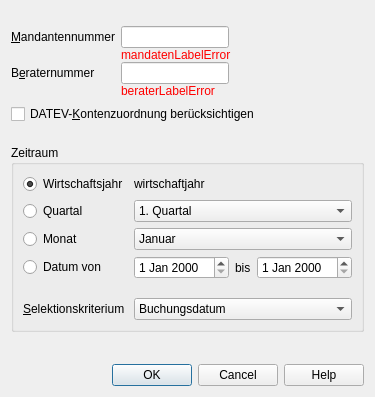
<?xml version="1.0" encoding="UTF-8"?>
<ui version="4.0">
 <class>DatevExportDialog</class>
 <widget class="QDialog" name="DatevExportDialog">
  <property name="geometry">
   <rect>
    <x>0</x>
    <y>0</y>
    <width>355</width>
    <height>397</height>
   </rect>
  </property>
  <property name="windowTitle">
   <string notr="true">DATEV Export</string>
  </property>
  <layout class="QVBoxLayout" name="verticalLayout_2">
   <item>
    <spacer name="verticalSpacer_5">
     <property name="orientation">
      <enum>Qt::Vertical</enum>
     </property>
     <property name="sizeType">
      <enum>QSizePolicy::Fixed</enum>
     </property>
     <property name="sizeHint" stdset="0">
      <size>
       <width>20</width>
       <height>15</height>
      </size>
     </property>
    </spacer>
   </item>
   <item>
    <layout class="QGridLayout" name="gridLayout">
     <property name="verticalSpacing">
      <number>0</number>
     </property>
     <item row="0" column="0">
      <widget class="QLabel" name="mandantenLabelText">
       <property name="text">
        <string notr="true">&amp;Mandantennummer</string>
       </property>
       <property name="buddy">
        <cstring>mandantenLineEdit</cstring>
       </property>
      </widget>
     </item>
     <item row="0" column="1">
      <layout class="QHBoxLayout" name="horizontalLayout_2">
       <item>
        <widget class="QLineEdit" name="mandantenLineEdit">
         <property name="sizePolicy">
          <sizepolicy hsizetype="Preferred" vsizetype="Preferred">
           <horstretch>0</horstretch>
           <verstretch>0</verstretch>
          </sizepolicy>
         </property>
         <property name="mouseTracking">
          <bool>false</bool>
         </property>
         <property name="focusPolicy">
          <enum>Qt::StrongFocus</enum>
         </property>
         <property name="acceptDrops">
          <bool>false</bool>
         </property>
         <property name="toolTip">
          <string notr="true">max. 5-stellige Nummer (1 – 99999)</string>
         </property>
         <property name="inputMethodHints">
          <set>Qt::ImhNone</set>
         </property>
         <property name="inputMask">
          <string notr="true">99999; </string>
         </property>
         <property name="text">
          <string notr="true"/>
         </property>
         <property name="frame">
          <bool>true</bool>
         </property>
         <property name="echoMode">
          <enum>QLineEdit::Normal</enum>
         </property>
         <property name="cursorPosition">
          <number>0</number>
         </property>
         <property name="placeholderText">
          <string notr="true"/>
         </property>
         <property name="cursorMoveStyle">
          <enum>Qt::LogicalMoveStyle</enum>
         </property>
        </widget>
       </item>
       <item>
        <spacer name="horizontalSpacer_8">
         <property name="orientation">
          <enum>Qt::Horizontal</enum>
         </property>
         <property name="sizeHint" stdset="0">
          <size>
           <width>40</width>
           <height>20</height>
          </size>
         </property>
        </spacer>
       </item>
      </layout>
     </item>
     <item row="1" column="1">
      <widget class="QLabel" name="mandantenLabelError">
       <property name="sizePolicy">
        <sizepolicy hsizetype="Expanding" vsizetype="Preferred">
         <horstretch>0</horstretch>
         <verstretch>0</verstretch>
        </sizepolicy>
       </property>
       <property name="palette">
        <palette>
         <active>
          <colorrole role="WindowText">
           <brush brushstyle="SolidPattern">
            <color alpha="255">
             <red>255</red>
             <green>0</green>
             <blue>0</blue>
            </color>
           </brush>
          </colorrole>
         </active>
         <inactive>
          <colorrole role="WindowText">
           <brush brushstyle="SolidPattern">
            <color alpha="255">
             <red>255</red>
             <green>0</green>
             <blue>0</blue>
            </color>
           </brush>
          </colorrole>
         </inactive>
         <disabled>
          <colorrole role="WindowText">
           <brush brushstyle="SolidPattern">
            <color alpha="255">
             <red>120</red>
             <green>120</green>
             <blue>120</blue>
            </color>
           </brush>
          </colorrole>
         </disabled>
        </palette>
       </property>
       <property name="text">
        <string notr="true">mandatenLabelError</string>
       </property>
      </widget>
     </item>
     <item row="2" column="0">
      <widget class="QLabel" name="beraterLabelText">
       <property name="text">
        <string notr="true">B&amp;eraternummer</string>
       </property>
       <property name="buddy">
        <cstring>beraterLineEdit</cstring>
       </property>
      </widget>
     </item>
     <item row="2" column="1">
      <layout class="QHBoxLayout" name="horizontalLayout_3">
       <item>
        <widget class="QLineEdit" name="beraterLineEdit">
         <property name="sizePolicy">
          <sizepolicy hsizetype="Preferred" vsizetype="Preferred">
           <horstretch>0</horstretch>
           <verstretch>0</verstretch>
          </sizepolicy>
         </property>
         <property name="mouseTracking">
          <bool>false</bool>
         </property>
         <property name="focusPolicy">
          <enum>Qt::StrongFocus</enum>
         </property>
         <property name="acceptDrops">
          <bool>false</bool>
         </property>
         <property name="toolTip">
          <string notr="true">max. 7-stellige Nummer (1000 – 9999999)</string>
         </property>
         <property name="inputMethodHints">
          <set>Qt::ImhNone</set>
         </property>
         <property name="inputMask">
          <string notr="true">9999999; </string>
         </property>
         <property name="text">
          <string notr="true"/>
         </property>
         <property name="maxLength">
          <number>7</number>
         </property>
         <property name="frame">
          <bool>true</bool>
         </property>
         <property name="echoMode">
          <enum>QLineEdit::Normal</enum>
         </property>
         <property name="cursorPosition">
          <number>0</number>
         </property>
         <property name="placeholderText">
          <string notr="true"/>
         </property>
         <property name="cursorMoveStyle">
          <enum>Qt::LogicalMoveStyle</enum>
         </property>
        </widget>
       </item>
       <item>
        <spacer name="horizontalSpacer_9">
         <property name="orientation">
          <enum>Qt::Horizontal</enum>
         </property>
         <property name="sizeHint" stdset="0">
          <size>
           <width>40</width>
           <height>20</height>
          </size>
         </property>
        </spacer>
       </item>
      </layout>
     </item>
     <item row="3" column="1">
      <widget class="QLabel" name="beraterLabelError">
       <property name="sizePolicy">
        <sizepolicy hsizetype="Expanding" vsizetype="Preferred">
         <horstretch>0</horstretch>
         <verstretch>0</verstretch>
        </sizepolicy>
       </property>
       <property name="palette">
        <palette>
         <active>
          <colorrole role="WindowText">
           <brush brushstyle="SolidPattern">
            <color alpha="255">
             <red>255</red>
             <green>0</green>
             <blue>0</blue>
            </color>
           </brush>
          </colorrole>
         </active>
         <inactive>
          <colorrole role="WindowText">
           <brush brushstyle="SolidPattern">
            <color alpha="255">
             <red>255</red>
             <green>0</green>
             <blue>0</blue>
            </color>
           </brush>
          </colorrole>
         </inactive>
         <disabled>
          <colorrole role="WindowText">
           <brush brushstyle="SolidPattern">
            <color alpha="255">
             <red>120</red>
             <green>120</green>
             <blue>120</blue>
            </color>
           </brush>
          </colorrole>
         </disabled>
        </palette>
       </property>
       <property name="text">
        <string notr="true">beraterLabelError</string>
       </property>
      </widget>
     </item>
    </layout>
   </item>
   <item>
    <widget class="QCheckBox" name="kontenzuordnungCheckBox">
     <property name="text">
      <string notr="true">DATEV-&amp;Kontenzuordnung berücksichtigen</string>
     </property>
    </widget>
   </item>
   <item>
    <spacer name="verticalSpacer_3">
     <property name="orientation">
      <enum>Qt::Vertical</enum>
     </property>
     <property name="sizeType">
      <enum>QSizePolicy::Fixed</enum>
     </property>
     <property name="sizeHint" stdset="0">
      <size>
       <width>20</width>
       <height>15</height>
      </size>
     </property>
    </spacer>
   </item>
   <item>
    <widget class="QGroupBox" name="zeitraumGroupBox">
     <property name="title">
      <string notr="true">Zeitraum</string>
     </property>
     <layout class="QVBoxLayout" name="verticalLayout">
      <item>
       <layout class="QGridLayout" name="gridLayout_2">
        <item row="0" column="0">
         <widget class="QRadioButton" name="wirtschaftsjahrRadioButton">
          <property name="text">
           <string notr="true">Wirtschaftsjahr</string>
          </property>
          <property name="checked">
           <bool>true</bool>
          </property>
         </widget>
        </item>
        <item row="0" column="1">
         <spacer name="horizontalSpacer_5">
          <property name="orientation">
           <enum>Qt::Horizontal</enum>
          </property>
          <property name="sizeHint" stdset="0">
           <size>
            <width>40</width>
            <height>20</height>
           </size>
          </property>
         </spacer>
        </item>
        <item row="1" column="0">
         <widget class="QRadioButton" name="quartalRadioButton">
          <property name="text">
           <string notr="true">Quartal</string>
          </property>
         </widget>
        </item>
        <item row="1" column="1">
         <spacer name="horizontalSpacer_4">
          <property name="orientation">
           <enum>Qt::Horizontal</enum>
          </property>
          <property name="sizeHint" stdset="0">
           <size>
            <width>40</width>
            <height>20</height>
           </size>
          </property>
         </spacer>
        </item>
        <item row="1" column="2">
         <widget class="QComboBox" name="quartalComboBox">
          <property name="minimumSize">
           <size>
            <width>110</width>
            <height>0</height>
           </size>
          </property>
          <item>
           <property name="text">
            <string notr="true">1. Quartal</string>
           </property>
          </item>
          <item>
           <property name="text">
            <string notr="true">2. Quartal</string>
           </property>
          </item>
          <item>
           <property name="text">
            <string notr="true">3. Quartal</string>
           </property>
          </item>
          <item>
           <property name="text">
            <string notr="true">4. Quartal</string>
           </property>
          </item>
         </widget>
        </item>
        <item row="2" column="0">
         <widget class="QRadioButton" name="monatRadioButton">
          <property name="minimumSize">
           <size>
            <width>100</width>
            <height>0</height>
           </size>
          </property>
          <property name="text">
           <string notr="true">Monat</string>
          </property>
         </widget>
        </item>
        <item row="2" column="1">
         <spacer name="horizontalSpacer">
          <property name="orientation">
           <enum>Qt::Horizontal</enum>
          </property>
          <property name="sizeHint" stdset="0">
           <size>
            <width>40</width>
            <height>20</height>
           </size>
          </property>
         </spacer>
        </item>
        <item row="2" column="2">
         <widget class="QComboBox" name="monatComboBox">
          <property name="minimumSize">
           <size>
            <width>110</width>
            <height>0</height>
           </size>
          </property>
          <item>
           <property name="text">
            <string notr="true">Januar</string>
           </property>
          </item>
          <item>
           <property name="text">
            <string notr="true">Februar</string>
           </property>
          </item>
          <item>
           <property name="text">
            <string notr="true">März</string>
           </property>
          </item>
          <item>
           <property name="text">
            <string notr="true">April</string>
           </property>
          </item>
          <item>
           <property name="text">
            <string notr="true">Mai</string>
           </property>
          </item>
          <item>
           <property name="text">
            <string notr="true">Juni</string>
           </property>
          </item>
          <item>
           <property name="text">
            <string notr="true">Juli</string>
           </property>
          </item>
          <item>
           <property name="text">
            <string notr="true">August</string>
           </property>
          </item>
          <item>
           <property name="text">
            <string notr="true">September</string>
           </property>
          </item>
          <item>
           <property name="text">
            <string notr="true">Oktober</string>
           </property>
          </item>
          <item>
           <property name="text">
            <string notr="true">November</string>
           </property>
          </item>
          <item>
           <property name="text">
            <string notr="true">Dezember</string>
           </property>
          </item>
         </widget>
        </item>
        <item row="3" column="0">
         <widget class="QRadioButton" name="datumRadioButton">
          <property name="text">
           <string notr="true">Datum von</string>
          </property>
         </widget>
        </item>
        <item row="3" column="1">
         <spacer name="horizontalSpacer_3">
          <property name="orientation">
           <enum>Qt::Horizontal</enum>
          </property>
          <property name="sizeHint" stdset="0">
           <size>
            <width>40</width>
            <height>20</height>
           </size>
          </property>
         </spacer>
        </item>
        <item row="3" column="2">
         <layout class="QHBoxLayout" name="horizontalLayout">
          <item>
           <widget class="QDateEdit" name="vonDateEdit"/>
          </item>
          <item>
           <widget class="QLabel" name="bisLabelText">
            <property name="text">
             <string notr="true">bis</string>
            </property>
           </widget>
          </item>
          <item>
           <widget class="QDateEdit" name="bisDateEdit"/>
          </item>
         </layout>
        </item>
        <item row="4" column="0">
         <spacer name="verticalSpacer_4">
          <property name="orientation">
           <enum>Qt::Vertical</enum>
          </property>
          <property name="sizeType">
           <enum>QSizePolicy::Fixed</enum>
          </property>
          <property name="sizeHint" stdset="0">
           <size>
            <width>17</width>
            <height>13</height>
           </size>
          </property>
         </spacer>
        </item>
        <item row="5" column="0">
         <widget class="QLabel" name="selektionskriteriumLabelText">
          <property name="minimumSize">
           <size>
            <width>100</width>
            <height>0</height>
           </size>
          </property>
          <property name="text">
           <string notr="true">&amp;Selektionskriterium</string>
          </property>
          <property name="buddy">
           <cstring>selektionskriteriumComboBox</cstring>
          </property>
         </widget>
        </item>
        <item row="5" column="1">
         <spacer name="horizontalSpacer_2">
          <property name="orientation">
           <enum>Qt::Horizontal</enum>
          </property>
          <property name="sizeHint" stdset="0">
           <size>
            <width>40</width>
            <height>20</height>
           </size>
          </property>
         </spacer>
        </item>
        <item row="5" column="2">
         <widget class="QComboBox" name="selektionskriteriumComboBox">
          <property name="minimumSize">
           <size>
            <width>110</width>
            <height>0</height>
           </size>
          </property>
          <property name="currentIndex">
           <number>0</number>
          </property>
          <item>
           <property name="text">
            <string notr="true">Buchungsdatum</string>
           </property>
          </item>
          <item>
           <property name="text">
            <string notr="true">Belegdatum</string>
           </property>
          </item>
         </widget>
        </item>
        <item row="0" column="2">
         <widget class="QLabel" name="wirtschaftsjahrLabel">
          <property name="text">
           <string notr="true">wirtschaftjahr</string>
          </property>
         </widget>
        </item>
       </layout>
      </item>
     </layout>
    </widget>
   </item>
   <item>
    <spacer name="verticalSpacer">
     <property name="orientation">
      <enum>Qt::Vertical</enum>
     </property>
     <property name="sizeHint" stdset="0">
      <size>
       <width>20</width>
       <height>58</height>
      </size>
     </property>
    </spacer>
   </item>
   <item>
    <widget class="QDialogButtonBox" name="buttonBox">
     <property name="standardButtons">
      <set>QDialogButtonBox::Cancel|QDialogButtonBox::Help|QDialogButtonBox::Ok</set>
     </property>
    </widget>
   </item>
  </layout>
 </widget>
 <tabstops>
  <tabstop>mandantenLineEdit</tabstop>
  <tabstop>beraterLineEdit</tabstop>
  <tabstop>kontenzuordnungCheckBox</tabstop>
  <tabstop>wirtschaftsjahrRadioButton</tabstop>
  <tabstop>quartalRadioButton</tabstop>
  <tabstop>quartalComboBox</tabstop>
  <tabstop>monatRadioButton</tabstop>
  <tabstop>monatComboBox</tabstop>
  <tabstop>datumRadioButton</tabstop>
  <tabstop>vonDateEdit</tabstop>
  <tabstop>bisDateEdit</tabstop>
  <tabstop>selektionskriteriumComboBox</tabstop>
  <tabstop>buttonBox</tabstop>
 </tabstops>
 <resources/>
 <connections>
  <connection>
   <sender>buttonBox</sender>
   <signal>rejected()</signal>
   <receiver>DatevExportDialog</receiver>
   <slot>reject()</slot>
   <hints>
    <hint type="sourcelabel">
     <x>254</x>
     <y>387</y>
    </hint>
    <hint type="destinationlabel">
     <x>204</x>
     <y>308</y>
    </hint>
   </hints>
  </connection>
 </connections>
 <slots>
  <slot>checkdata()</slot>
 </slots>
</ui>
